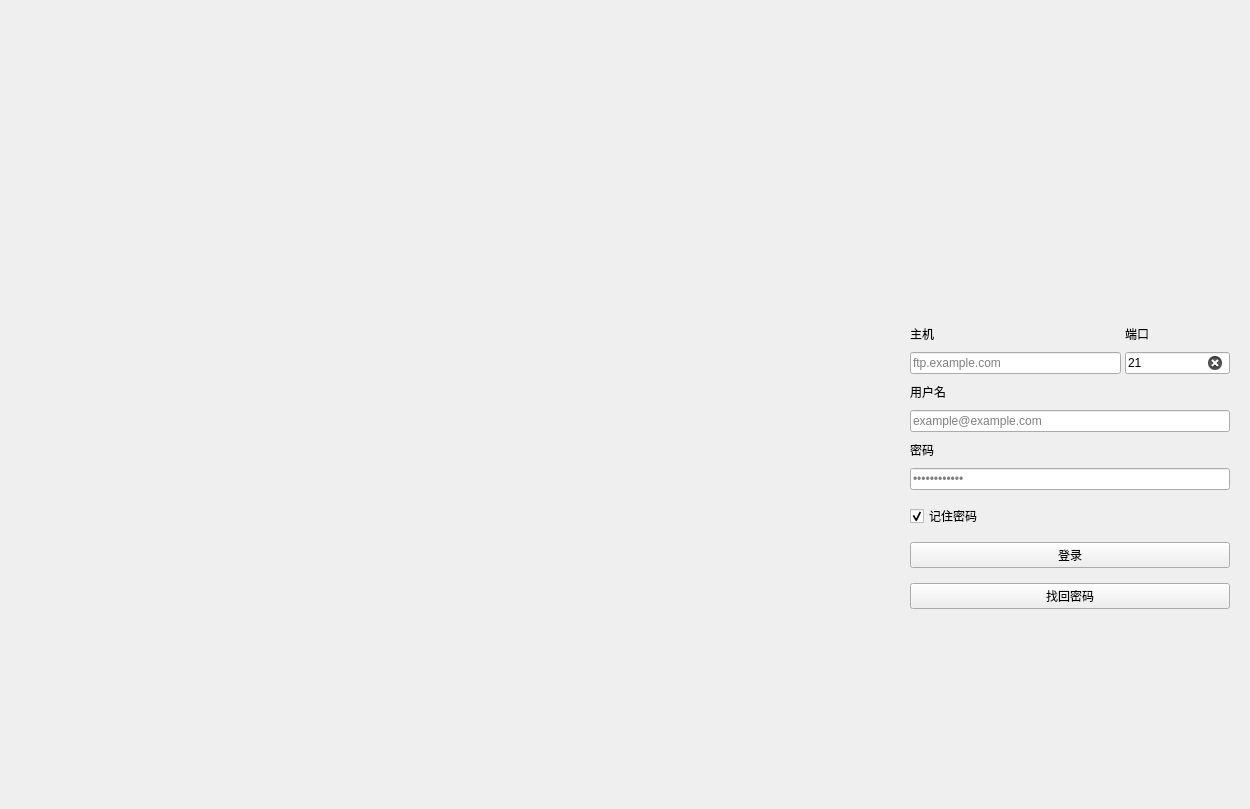
<?xml version="1.0" encoding="UTF-8"?>
<ui version="4.0">
 <class>Form</class>
 <widget class="QWidget" name="Form">
  <property name="geometry">
   <rect>
    <x>0</x>
    <y>0</y>
    <width>1250</width>
    <height>809</height>
   </rect>
  </property>
  <property name="minimumSize">
   <size>
    <width>700</width>
    <height>500</height>
   </size>
  </property>
  <property name="contextMenuPolicy">
   <enum>Qt::DefaultContextMenu</enum>
  </property>
  <property name="windowTitle">
   <string>Form</string>
  </property>
  <layout class="QHBoxLayout" name="horizontalLayout">
   <property name="spacing">
    <number>0</number>
   </property>
   <property name="leftMargin">
    <number>0</number>
   </property>
   <property name="topMargin">
    <number>0</number>
   </property>
   <property name="rightMargin">
    <number>0</number>
   </property>
   <property name="bottomMargin">
    <number>0</number>
   </property>
   <item>
    <widget class="QWidget" name="ImageViewer" native="true"/>
   </item>
   <item>
    <widget class="QWidget" name="widget" native="true">
     <property name="sizePolicy">
      <sizepolicy hsizetype="Preferred" vsizetype="Preferred">
       <horstretch>0</horstretch>
       <verstretch>0</verstretch>
      </sizepolicy>
     </property>
     <property name="minimumSize">
      <size>
       <width>360</width>
       <height>0</height>
      </size>
     </property>
     <property name="maximumSize">
      <size>
       <width>360</width>
       <height>16777215</height>
      </size>
     </property>
     <property name="styleSheet">
      <string notr="true">QLabel{
	font: 13px 'Microsoft YaHei'
}</string>
     </property>
     <layout class="QVBoxLayout" name="verticalLayout_2">
      <property name="spacing">
       <number>9</number>
      </property>
      <property name="leftMargin">
       <number>20</number>
      </property>
      <property name="topMargin">
       <number>20</number>
      </property>
      <property name="rightMargin">
       <number>20</number>
      </property>
      <property name="bottomMargin">
       <number>20</number>
      </property>
      <item>
       <spacer name="verticalSpacer">
        <property name="orientation">
         <enum>Qt::Vertical</enum>
        </property>
        <property name="sizeHint" stdset="0">
         <size>
          <width>20</width>
          <height>40</height>
         </size>
        </property>
       </spacer>
      </item>
      <item alignment="Qt::AlignHCenter">
       <widget class="QLabel" name="label_2">
        <property name="enabled">
         <bool>true</bool>
        </property>
        <property name="sizePolicy">
         <sizepolicy hsizetype="Preferred" vsizetype="Expanding">
          <horstretch>0</horstretch>
          <verstretch>0</verstretch>
         </sizepolicy>
        </property>
        <property name="minimumSize">
         <size>
          <width>100</width>
          <height>100</height>
         </size>
        </property>
        <property name="maximumSize">
         <size>
          <width>100</width>
          <height>100</height>
         </size>
        </property>
        <property name="text">
         <string/>
        </property>
        <property name="pixmap">
         <pixmap resource="../resource.qrc">:/images/logo.png</pixmap>
        </property>
        <property name="scaledContents">
         <bool>true</bool>
        </property>
       </widget>
      </item>
      <item>
       <spacer name="verticalSpacer_3">
        <property name="orientation">
         <enum>Qt::Vertical</enum>
        </property>
        <property name="sizeType">
         <enum>QSizePolicy::Fixed</enum>
        </property>
        <property name="sizeHint" stdset="0">
         <size>
          <width>20</width>
          <height>15</height>
         </size>
        </property>
       </spacer>
      </item>
      <item>
       <layout class="QGridLayout" name="gridLayout" columnstretch="2,1">
        <property name="horizontalSpacing">
         <number>4</number>
        </property>
        <property name="verticalSpacing">
         <number>9</number>
        </property>
        <item row="1" column="0">
         <widget class="LineEdit" name="lineEdit">
          <property name="placeholderText">
           <string>ftp.example.com</string>
          </property>
          <property name="clearButtonEnabled">
           <bool>true</bool>
          </property>
         </widget>
        </item>
        <item row="0" column="0">
         <widget class="QLabel" name="label_3">
          <property name="text">
           <string>主机</string>
          </property>
         </widget>
        </item>
        <item row="1" column="1">
         <widget class="LineEdit" name="lineEdit_2">
          <property name="text">
           <string>21</string>
          </property>
          <property name="placeholderText">
           <string/>
          </property>
          <property name="clearButtonEnabled">
           <bool>true</bool>
          </property>
         </widget>
        </item>
        <item row="0" column="1">
         <widget class="QLabel" name="label_4">
          <property name="text">
           <string>端口</string>
          </property>
         </widget>
        </item>
       </layout>
      </item>
      <item>
       <widget class="QLabel" name="label_5">
        <property name="text">
         <string>用户名</string>
        </property>
       </widget>
      </item>
      <item>
       <widget class="LineEdit" name="lineEdit_3">
        <property name="placeholderText">
         <string>example@example.com</string>
        </property>
        <property name="clearButtonEnabled">
         <bool>true</bool>
        </property>
       </widget>
      </item>
      <item>
       <widget class="QLabel" name="label_6">
        <property name="text">
         <string>密码</string>
        </property>
       </widget>
      </item>
      <item>
       <widget class="LineEdit" name="lineEdit_4">
        <property name="echoMode">
         <enum>QLineEdit::Password</enum>
        </property>
        <property name="placeholderText">
         <string>••••••••••••</string>
        </property>
        <property name="clearButtonEnabled">
         <bool>true</bool>
        </property>
       </widget>
      </item>
      <item>
       <spacer name="verticalSpacer_5">
        <property name="orientation">
         <enum>Qt::Vertical</enum>
        </property>
        <property name="sizeType">
         <enum>QSizePolicy::Fixed</enum>
        </property>
        <property name="sizeHint" stdset="0">
         <size>
          <width>20</width>
          <height>5</height>
         </size>
        </property>
       </spacer>
      </item>
      <item>
       <widget class="CheckBox" name="checkBox">
        <property name="text">
         <string>记住密码</string>
        </property>
        <property name="checked">
         <bool>true</bool>
        </property>
       </widget>
      </item>
      <item>
       <spacer name="verticalSpacer_4">
        <property name="orientation">
         <enum>Qt::Vertical</enum>
        </property>
        <property name="sizeType">
         <enum>QSizePolicy::Fixed</enum>
        </property>
        <property name="sizeHint" stdset="0">
         <size>
          <width>20</width>
          <height>5</height>
         </size>
        </property>
       </spacer>
      </item>
      <item>
       <widget class="PrimaryPushButton" name="pushButton">
        <property name="text">
         <string>登录</string>
        </property>
       </widget>
      </item>
      <item>
       <spacer name="verticalSpacer_6">
        <property name="orientation">
         <enum>Qt::Vertical</enum>
        </property>
        <property name="sizeType">
         <enum>QSizePolicy::Fixed</enum>
        </property>
        <property name="sizeHint" stdset="0">
         <size>
          <width>20</width>
          <height>6</height>
         </size>
        </property>
       </spacer>
      </item>
      <item>
       <widget class="HyperlinkButton" name="pushButton_2">
        <property name="text">
         <string>找回密码</string>
        </property>
       </widget>
      </item>
      <item>
       <spacer name="verticalSpacer_2">
        <property name="orientation">
         <enum>Qt::Vertical</enum>
        </property>
        <property name="sizeHint" stdset="0">
         <size>
          <width>20</width>
          <height>40</height>
         </size>
        </property>
       </spacer>
      </item>
     </layout>
    </widget>
   </item>
  </layout>
 </widget>
 <customwidgets>
  <customwidget>
   <class>LineEdit</class>
   <extends>QLineEdit</extends>
   <header>qfluentwidgets</header>
  </customwidget>
  <customwidget>
   <class>CheckBox</class>
   <extends>QCheckBox</extends>
   <header>qfluentwidgets</header>
  </customwidget>
  <customwidget>
   <class>PrimaryPushButton</class>
   <extends>QPushButton</extends>
   <header>qfluentwidgets</header>
  </customwidget>
  <customwidget>
   <class>HyperlinkButton</class>
   <extends>QPushButton</extends>
   <header>qfluentwidgets</header>
  </customwidget>
 </customwidgets>
 <resources>
  <include location="../resource.qrc"/>
 </resources>
 <connections/>
</ui>
